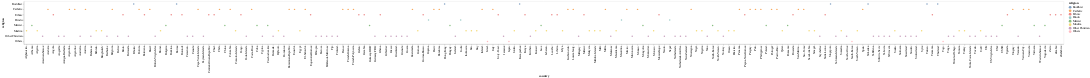

The code cell stored with this chart in its notebook:
### Code cell
points = alt.Chart(flag).mark_circle().encode(
    x='country',
    y='religion',
    color= 'religion:N',
    tooltip=['country', 'religion', 'landmass', 'language'],
   
    

).add_selection(
    brush
)

points

### Figure 1 — Vega-Lite specification as saved in the notebook (floating-point values rounded to 4 significant figures; data arrays with more than 128 entries replaced by an {"elided": "..."} marker saying what was removed)
{"config": {"view": {"continuousWidth": 400, "continuousHeight": 300}}, "data": {"name": "data-a9f173905d5990ab889d6231fca42e67"}, "mark": "circle", "encoding": {"color": {"type": "nominal", "field": "religion"}, "tooltip": [{"type": "nominal", "field": "country"}, {"type": "nominal", "field": "religion"}, {"type": "nominal", "field": "landmass"}, {"type": "nominal", "field": "language"}], "x": {"type": "nominal", "field": "country"}, "y": {"type": "nominal", "field": "religion"}}, "selection": {"selector032": {"type": "interval"}}, "$schema": "https://vega.github.io/schema/vega-lite/v4.8.1.json", "datasets": {"data-a9f173905d5990ab889d6231fca42e67": {"elided": "194 records"}}}
